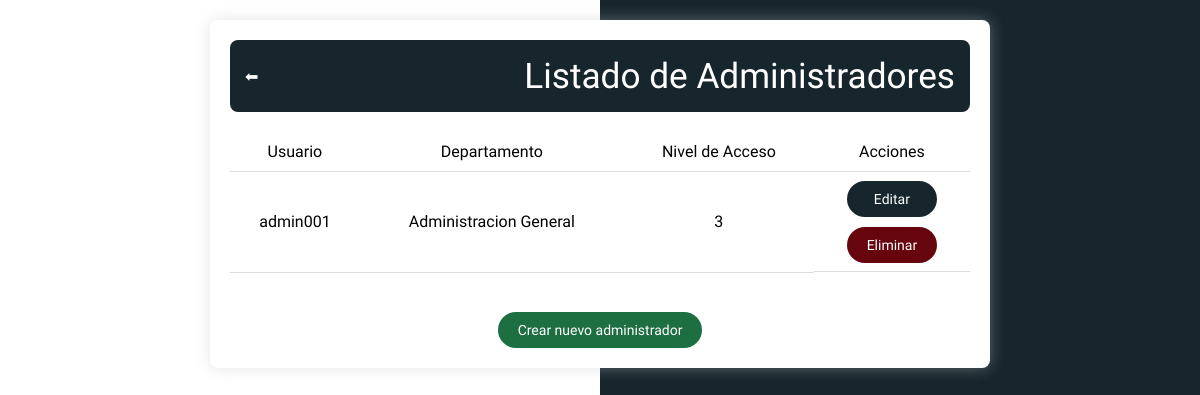
The page /administradores/ on the database as committed earlier.
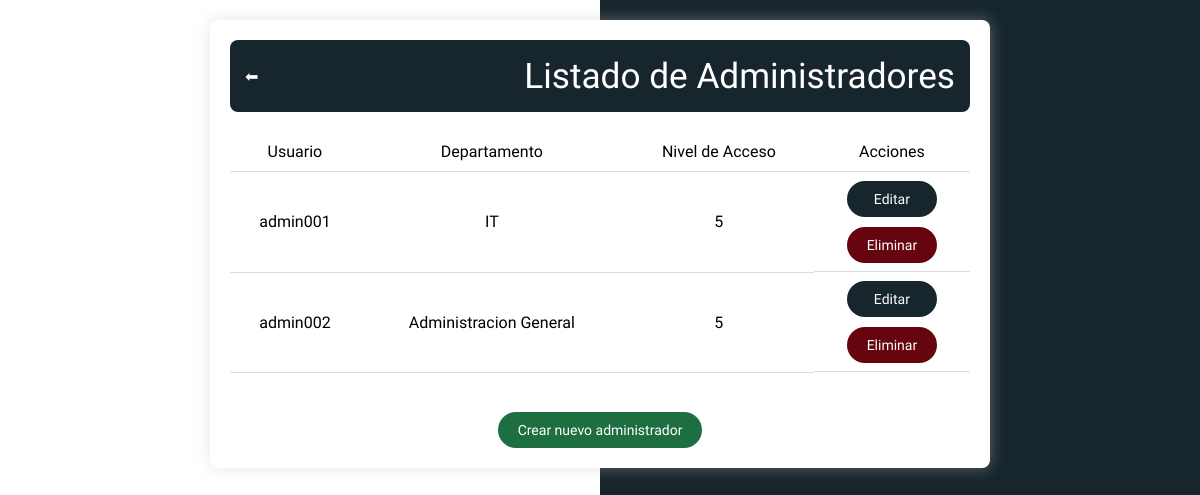
The same page on the database as committed later.
### myapp/models.py (models this page shows, shortened)
class Administrador(models.Model):
    usuario = models.OneToOneField(settings.AUTH_USER_MODEL, on_delete=models.CASCADE, related_name='admin')
    departamento = models.CharField(max_length=100, blank=True, null=True)
    nivel_acceso = models.IntegerField(default=1)
    class Meta:
        db_table = 'administradores'

class User(AbstractUser):
    telefono = models.CharField(max_length=15, blank=True, null=True)
    tipo_usuario = models.CharField(max_length=20, choices=[
        ('admin', 'Administrador'),
        ('enfermero', 'Enfermero')
    ])
    class Meta:
        db_table = 'usuarios'

### myapp/views.py (the view)
# urls.py: path('administradores/', views.listar_administradores, name='listar_administradores'),
def listar_administradores(request):
    administradores = Administrador.objects.all()
    return render(request, 'admin/list.html', {'administradores': administradores})

### myapp/context_processors.py (called while the page is built)
def version(request):
    return {"VERSION": str(time.time())}

### myapp/templates/admin/list.html (shortened to what this page needs)
<!DOCTYPE html>
<html lang="es">
<head>
    {% load static %}
    <link rel="stylesheet" href="{% static 'adminList.css' %}">
</head>
<body>
    <div class="container">
        <header class="header">
            <a href="{% url 'admin_select_dashboard' %}" class="btnn">⬅</a>
            <h1>Listado de Administradores</h1>
        </header>
        <div class="row" id="administradores-container">
        {% if administradores %}
            <table class="info-table">
                <thead>
                    <tr>
                        <th>Usuario</th>
                        <th>Departamento</th>
                        <th>Nivel de Acceso</th>
                        <th>Acciones</th>
                    </tr>
                </thead>
                <tbody>
                    {% for administrador in administradores %}
                        <tr>
                            <td>{{ administrador.usuario.username }}</td>
                            <td>{{ administrador.departamento }}</td>
                            <td>{{ administrador.nivel_acceso }}</td>
                            <td class="nose">
                                <a href="{% url 'editar_administrador' administrador.pk %}" class="btn">Editar</a>
                                <a href="{% url 'eliminar_administrador' administrador.pk %}" class="btnD">Eliminar</a>
                            </td>
                        </tr>
                    {% empty %}
                        <tr>
                            <td colspan="4">No hay administradores registrados</td>
                        </tr>
                    {% endfor %}
                </tbody>
            </table>
        {% else %}
            <div class="col-12">
                <div class="alert alert-info">No hay administradores disponibles.</div>
            </div>
        {% endif %}
    </div>
    <br>
        <div class="r">
            <a href="{% url 'crear_administrador' %}" class="btnnn">Crear nuevo administrador</a>
        </div>
    </div>
</body>
</html>

Rows that differ between the two databases and show on the page:
changed Administrador "admin001": departamento "Administracion General" → "IT"; nivel_acceso "3" → "5"
added Administrador: usuario.username "admin002", departamento "Administracion General", nivel_acceso "5"
